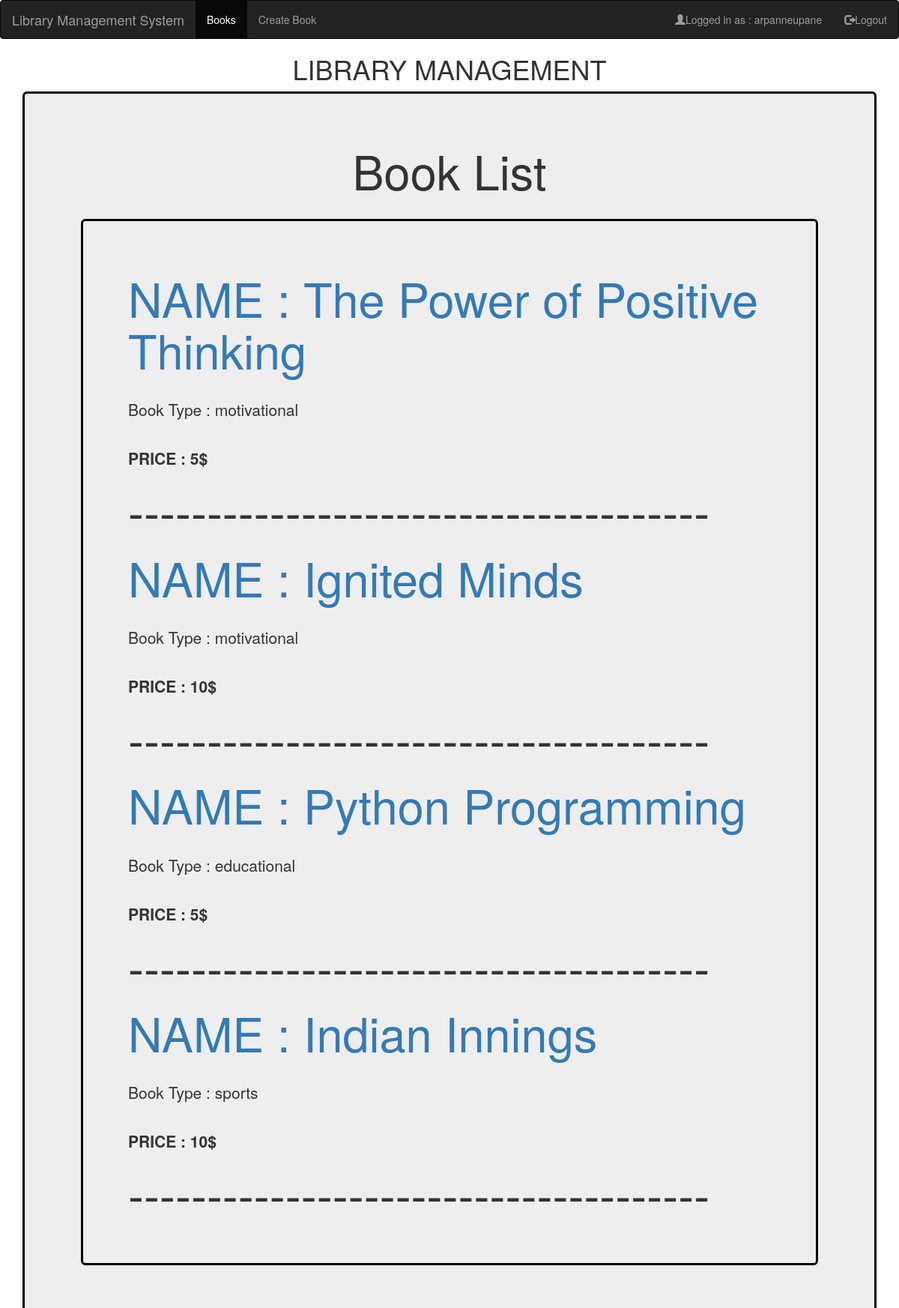
The page /books (signed in) on the database its author committed.
### main.py (models this page shows, shortened)
class User(db.Model, UserMixin):
    id = db.Column(db.Integer, primary_key=True)
    username = db.Column(db.String(15), unique=True)
    email = db.Column(db.String(50), unique=True)
    password = db.Column(db.String(80))

class Book(db.Model):
    id = db.Column(db.Integer, primary_key=True)
    book_name = db.Column(db.String(15), unique=True)
    book_description = db.Column(db.String(25))
    category = db.Column(db.String(20))
    book_type = db.Column(db.String(20), nullable=False)
    price = db.Column(db.String(20), nullable=False)
    date_posted = db.Column(db.DateTime, nullable=False, default=datetime.utcnow)

### main.py (the view)
@app.route('/books', methods=['GET','POST'])
def Books_list():
    books = Book.query.all()
    return render_template('book_list.html', books=books)

### main.py (called while the page is built)
@login_manager.user_loader
def load_user(user_id):
    return User.query.get(int(user_id))

### templates/book_list.html (shortened to what this page needs)
{% extends 'layout.html' %}
{% block content %}
<div class="jumbotron jmb">
<div class="container">
    <h1 class="text-center">Book List</h1>
    <br>
    <div class="jumbotron jmb">
        {% for book in books %}
        {% if current_user.is_authenticated %}
            <a href="{{ url_for('Books_detail', id=book.id ) }}"> <h1>NAME : {{book.book_name}}</h1></a>
        {% else %}
            <a href="{{ url_for('Books_detail', id=book.id )  }}" id="login"><h1>NAME : {{book.book_name}}</h1></a>
        {% endif %}
        <br>
        <p>Book Type : {{book.book_type}}</p>
        <br>
        <p> <strong>PRICE : {{book.price}}</strong> </p>
        <h1>-------------------------------------</h1>
        {% endfor %}
    </div>
</div>
</div>
{% endblock content %}

### templates/layout.html (shortened to what this page needs)
<!DOCTYPE html>
<html lang="en">
<head>
  <link rel="stylesheet" href="https://maxcdn.bootstrapcdn.com/bootstrap/3.4.1/css/bootstrap.min.css">
  <link rel="stylesheet" href="https://cdnjs.cloudflare.com/ajax/libs/font-awesome/4.7.0/css/font-awesome.min.css">
</head>
  <nav class="navbar navbar-inverse">
    <div class="container-fluid">
      <div class="navbar-header">
        <a class="navbar-brand" href="{{ url_for('Index') }}">Library Management System</a>
      </div>
      <ul class="nav navbar-nav">
        <li class="active"><a href="{{ url_for('Books_list') }}">Books</a></li>
        {% if current_user.is_authenticated %}
        <li><a href="{{ url_for('CreateBook') }}">Create Book</a></li>
        {% else %}
        <li><a href="{{ url_for('CreateBook') }}" id="createbook">Create Book</a></li>
        {% endif %}
      </ul>
      <ul class="nav navbar-nav navbar-right">
        {% if current_user.is_authenticated %}
        <li><a href="#"><span class="glyphicon glyphicon-user"></span>Logged in as : {{current_user.username}} </a>
        </li>
        <li><a href="{{ url_for('logout') }}"><span class="glyphicon glyphicon-log-out"></span>Logout </a></li>
        {% else %}
        <li><a href="{{ url_for('register') }}"><span class="glyphicon glyphicon-user"></span>Sign Up</a></li>
        <li><a href="{{ url_for('login') }}"><span class="glyphicon glyphicon-log-in"></span> Login</a></li>
        {% endif %}
      </ul>
    </div>
  </nav>
  <div>
    <h1 style="text-align: center">LIBRARY MANAGEMENT</h1>
  </div>
  <div class="container">
      {% block content %}
      {% endblock %}
  </div>
</body>
</html>

### templates/layout.html (style rules this page uses)
.jmb { border: black solid 3px; }

### templates/book_list.html (style rules this page uses)
.jmb { border: black solid 3px; }

### rows shown on the page
User: username "arpanneupane"
Book: book_name "The Power of Positive Thinking", book_type "motivational", price "5$"
Book: book_name "Ignited Minds", book_type "motivational", price "10$"
Book: book_name "Python Programming", book_type "educational", price "5$"
Book: book_name "Indian Innings", book_type "sports", price "10$"
